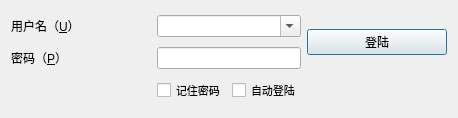
<?xml version="1.0" encoding="UTF-8"?>
<ui version="4.0">
 <class>login</class>
 <widget class="QDialog" name="login">
  <property name="geometry">
   <rect>
    <x>0</x>
    <y>0</y>
    <width>458</width>
    <height>118</height>
   </rect>
  </property>
  <property name="windowTitle">
   <string>登录</string>
  </property>
  <layout class="QGridLayout" name="gridLayout">
   <item row="0" column="0">
    <widget class="QLabel" name="lbUserName">
     <property name="text">
      <string>用户名（&amp;U）</string>
     </property>
     <property name="buddy">
      <cstring>ccbUserName</cstring>
     </property>
    </widget>
   </item>
   <item row="0" column="1" colspan="2">
    <widget class="QComboBox" name="ccbUserName">
     <property name="editable">
      <bool>true</bool>
     </property>
    </widget>
   </item>
   <item row="0" column="3" rowspan="2">
    <widget class="QPushButton" name="pushButton">
     <property name="text">
      <string>登陆</string>
     </property>
    </widget>
   </item>
   <item row="1" column="0">
    <widget class="QLabel" name="lbPassword">
     <property name="text">
      <string>密码（&amp;P）</string>
     </property>
     <property name="buddy">
      <cstring>edPassword</cstring>
     </property>
    </widget>
   </item>
   <item row="1" column="1" colspan="2">
    <widget class="QLineEdit" name="edPassword"/>
   </item>
   <item row="2" column="0">
    <spacer name="horizontalSpacer">
     <property name="orientation">
      <enum>Qt::Horizontal</enum>
     </property>
     <property name="sizeHint" stdset="0">
      <size>
       <width>96</width>
       <height>17</height>
      </size>
     </property>
    </spacer>
   </item>
   <item row="2" column="1">
    <widget class="QCheckBox" name="cbSavePassword">
     <property name="font">
      <font>
       <family>Agency FB</family>
       <pointsize>8</pointsize>
      </font>
     </property>
     <property name="text">
      <string>记住密码</string>
     </property>
    </widget>
   </item>
   <item row="2" column="2">
    <widget class="QCheckBox" name="cbAutoLogin">
     <property name="font">
      <font>
       <family>Agency FB</family>
       <pointsize>8</pointsize>
      </font>
     </property>
     <property name="text">
      <string>自动登陆</string>
     </property>
    </widget>
   </item>
   <item row="2" column="3">
    <spacer name="horizontalSpacer_2">
     <property name="orientation">
      <enum>Qt::Horizontal</enum>
     </property>
     <property name="sizeHint" stdset="0">
      <size>
       <width>109</width>
       <height>17</height>
      </size>
     </property>
    </spacer>
   </item>
  </layout>
 </widget>
 <resources/>
 <connections/>
</ui>
